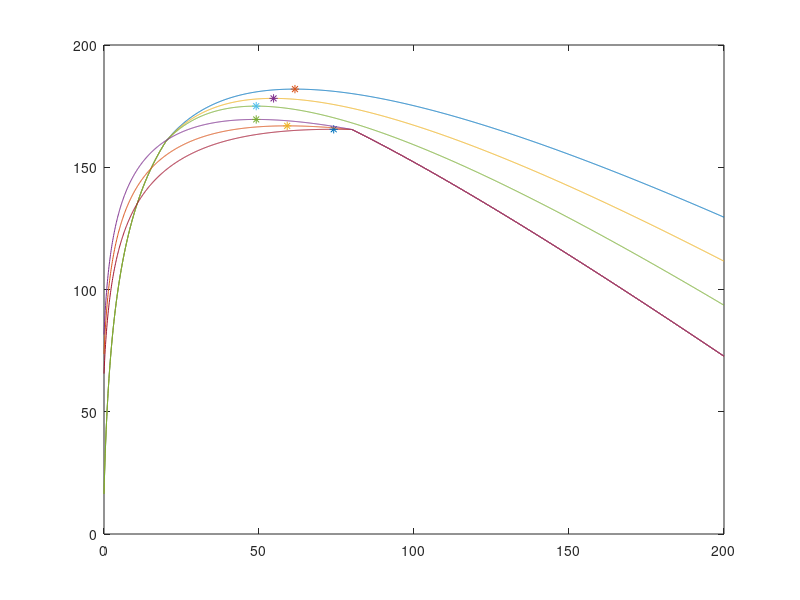

This figure's MATLAB source:
k=50;
pv=20;
pb=0.4;
ps=0.8;
a=0.42;
x=0:0.1:200;


for i=1:2001
    pro(i)=k*log(1+x(i))-ps*max(x(i)-pv,0)-pb*min(x(i)-pv,0)+pv*a;
end
[z,h]=max(pro);
plot(0:0.1:200,pro);
hold on
plot(h*0.1,z,'*');

hold on
ps=0.9;
for i=1:2001
    pro(i)=k*log(1+x(i))-ps*max(x(i)-pv,0)-pb*min(x(i)-pv,0)+pv*a;
end

[z,h]=max(pro);
plot(0:0.1:200,pro);
hold on
plot(h*0.1,z,'*');

hold on
ps=1;
for i=1:2001
    pro(i)=k*log(1+x(i))-ps*max(x(i)-pv,0)-pb*min(x(i)-pv,0)+pv*a;
end

[z,h]=max(pro);
plot(0:0.1:200,pro);
hold on
plot(h*0.1,z,'*');

hold on
k=30;
pv=80;
pb=0.4;
ps=1;
for i=1:2001
    pro(i)=k*log(1+x(i))-ps*max(x(i)-pv,0)-pb*min(x(i)-pv,0)+pv*a;
end

[z,h]=max(pro);
plot(0:0.1:200,pro);
hold on
plot(h*0.1,z,'*');

hold on
pb=0.5;
for i=1:2001
    pro(i)=k*log(1+x(i))-ps*max(x(i)-pv,0)-pb*min(x(i)-pv,0)+pv*a;
end

[z,h]=max(pro);
plot(0:0.1:200,pro);
hold on
plot(h*0.1,z,'*');

hold on
pb=0.6;
for i=1:2001
    pro(i)=k*log(1+x(i))-ps*max(x(i)-pv,0)-pb*min(x(i)-pv,0)+pv*a;
end

[z,h]=max(pro);
plot(0:0.1:200,pro);
hold on
plot(h*0.1,z,'*');